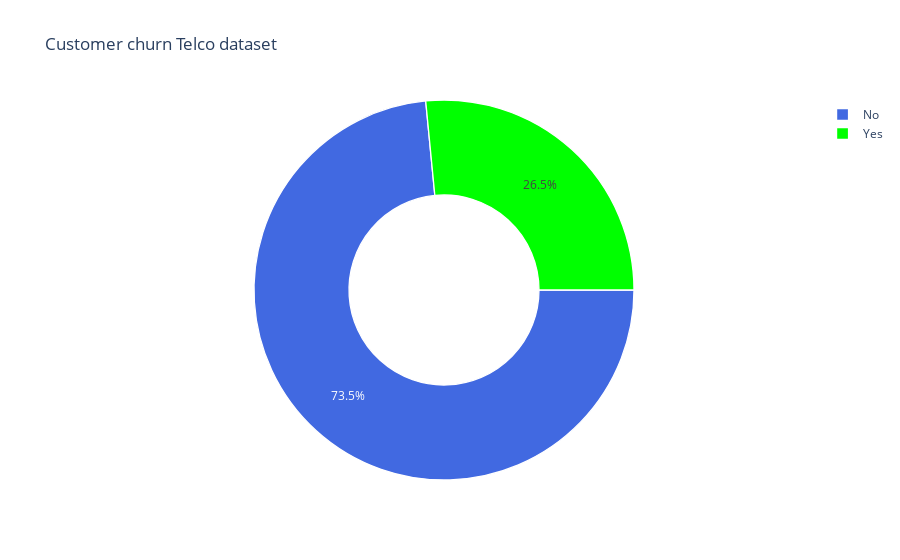

This figure's notebook cell:
### Code cell
trace = go.Pie(labels = churn_data["Churn"].value_counts().keys().tolist(),
               values = churn_data["Churn"].value_counts().values.tolist(),
               marker = dict(colors = ['royalblue','lime'],
                             line = dict(color = "white", width =  1.3)
                            ),
               rotation = 90,
               hoverinfo = "label+value+text",
               hole = .5
              )
layout = go.Layout(dict(title = "Customer churn Telco dataset ",
                        plot_bgcolor = "orange",
                        paper_bgcolor = "white",
                       )
                  )
data = [trace]
fig = go.Figure(data = data, layout = layout)
py.iplot(fig)

### Figure 1 — Plotly figure (JSON) as saved in the notebook; plotly's stock layout.template omitted (floating-point values rounded to 4 significant figures)
{"data": [{"hole": 0.5, "hoverinfo": "label+value+text", "labels": ["No", "Yes"], "marker": {"colors": ["royalblue", "lime"], "line": {"color": "white", "width": 1.3}}, "rotation": 90, "type": "pie", "values": [5174, 1869]}], "layout": {"paper_bgcolor": "white", "plot_bgcolor": "orange", "title": {"text": "Customer churn Telco dataset "}}}
